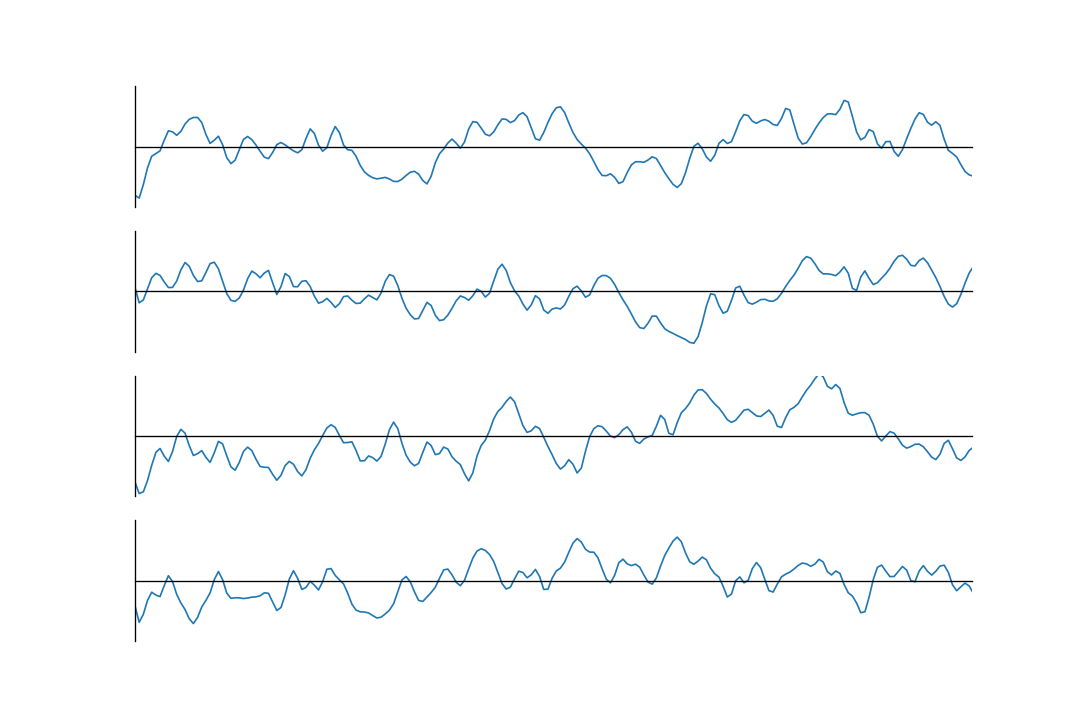

Generate this figure with Python:
import random
import numpy as np
import matplotlib.pyplot as plt
from scipy.interpolate import spline

def GenRandomProcess(y) :
    y[0] = mu+(random.random()-.5)*sigma
    n = 1
    while n<Len :
        delta = (1.0-rho**2)*(random.random()-.5)*sigma
        y[n] = rho*(y[n-1]-mu) + mu + delta
        if y[n]> (mu+sigma):
            y[n] = y[n]-sigma
        elif y[n]< (mu-sigma):
            y[n] = y[n]+sigma
        n=n+1
    return y

def AxesCross(ax):
#    ax.spines['left'].set_position('center')
    ax.set_ylim(-.5, .5)
    ax.set_xlim(0, 100)
    ax.xaxis.set_ticks([])
    ax.yaxis.set_ticks([])
    ax.spines['right'].set_color('none')
    ax.spines['top'].set_color('none')
    ax.spines['bottom'].set_position('center')

fig = plt.figure(figsize=(9,6), dpi=120)
ax1, ax2, ax3, ax4 = fig.subplots(4,1)

mu = 0
sigma = 1
rho = .8
Len = 150
x = np.arange(Len)
y = np.full(x.shape, 0.0)

xnew = np.linspace(0, Len-1, 2*Len)

AxesCross(ax1)
AxesCross(ax2)
AxesCross(ax3)
AxesCross(ax4)

y = GenRandomProcess(y)
ynew = spline(x, y, xnew)
ax1.plot(xnew, ynew, linewidth=1)

y = GenRandomProcess(y)
ynew = spline(x, y, xnew)
ax2.plot(xnew, ynew, linewidth=1)

y = GenRandomProcess(y)
ynew = spline(x, y, xnew)
ax3.plot(xnew, ynew, linewidth=1)

y = GenRandomProcess(y)
ynew = spline(x, y, xnew)
ax4.plot(xnew, ynew, linewidth=1)

plt.show()
fig.savefig("GenRandomProcess.png", format='png')
